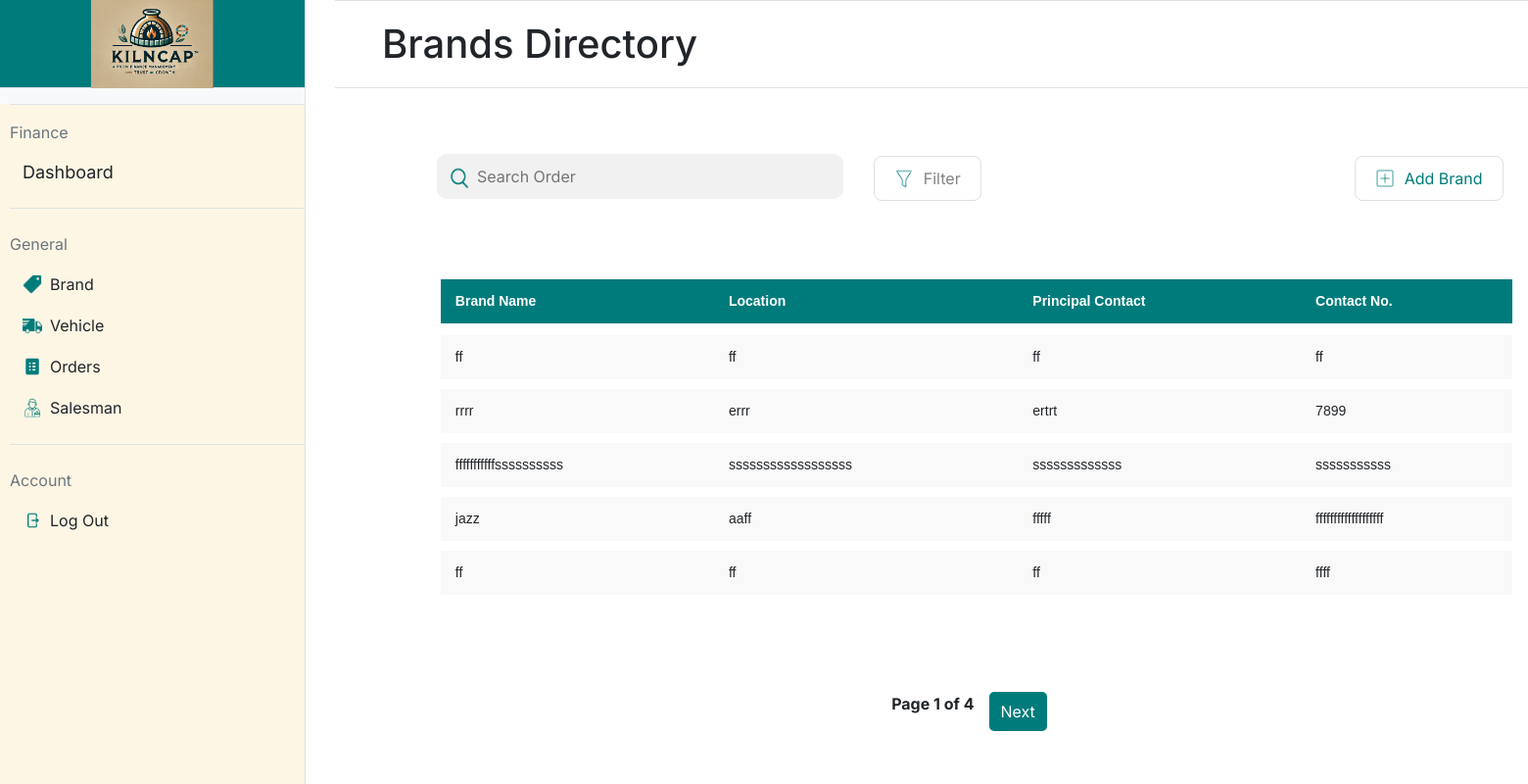
The page /brand on the database its author committed.
### app.py (models this page shows, shortened)
class Brand(db.Model):
    __tablename__ = 'brands'
    id = db.Column(db.Integer, primary_key=True, autoincrement=True)
    name = db.Column(db.String(30), nullable=False)
    location = db.Column(db.String(100), nullable=False)
    contact_no = db.Column(db.String(12), unique=True, nullable=False)
    principal_contact = db.Column(db.String(12), nullable=False)
    brick_types = db.relationship('BrickType', backref='brand', cascade="all, delete-orphan")

### app.py (the view)
@app.route('/brand', methods=['GET'])
def brand():
    page = request.args.get('page', 1, type=int)  # Get the current page number from the URL query parameter
    per_page = 5  # Number of brands to display per page
    brands_paginated = Brand.query.paginate(page=page, per_page=per_page)  # Query the brands with pagination
    return render_template('brand.html', brands=brands_paginated.items, pagination=brands_paginated)

### templates/brand.html (shortened to what this page needs)
{% extends "base.html" %}
{% block title %}
<link rel="stylesheet" href="static/brand.css">
{% endblock %}
{% block mainheading %}
Brands Directory
{% endblock %}
{% block maincontent %}
<div>
    <table style="padding-left: 5.5%;">
        <form action="{{ url_for('brand_list_buttons') }}" method="post">
            <td style="width:40%; padding-left: 85px;">
                    <div style="position: relative; width: 100%;">
                        <img src="/static/icons/search-icon.png"
                             alt="Search Icon"
                             style="position: absolute; left: 7px; top: 60%; transform: translateY(-50%); width: 30px; height: 30px;">
                        <input type="text"
                               placeholder="Search Order"
                               style="width: 100%; padding-left: 40px;">
                    </div>
                </td>
            <td style="width:10%;padding-left: 30px;padding-top:15px">
                <button class="styled-button" name="button"
                    value="filter_brand">
                    <img src="/static/icons/filter-icon.png" alt="Icon"
                        class="button-icon">
                    Filter
                </button>
            </td>
            <td style="padding-left: 380px;padding-top:15px">
                <button class="styled-button" name="button" value="add_brand">
                    <img src="/static/icons/add-icon.png" alt="Icon"
                        class="button-icon">
                    <div style="color:#007B7B">Add Brand</div>
                </button>
            </td>
        </form>
    </table>
    <div style="padding: 5.5%;">
        <table class="styled-table"
            style="padding-left: 20px; width: 100%; border-collapse: separate; border-spacing: 0 10px;">
            <thead>
                <tr>
                    <th>Brand Name</th>
                    <th>Location</th>
                    <th>Principal Contact</th>
                    <th>Contact No.</th>
                </tr>
            </thead>
            <tbody>
                {% for brand in brands %}
                <tr
                    data-url="{{ url_for('brand_details', brand_id=brand.id) }}"
                    onclick="redirectToDetails(this)" style="cursor: pointer;">
                    <td>{{ brand.name }}</td>
                    <td>{{ brand.location }}</td>
                    <td>{{ brand.principal_contact }}</td>
                    <td>{{ brand.contact_no }}</td>
                </tr>
                {% endfor %}
            </tbody>
        </table>
    </div>
    <div class="pagination">
        <span>Page {{ pagination.page }} of {{ pagination.pages }}</span>
        {% if pagination.has_next %}
        <a href="{{ url_for('brand', page=pagination.next_num) }}">Next</a>
        {% endif %}
    </div>
</div>
{% endblock %}

### static/styles.css (style rules this page uses)
body { font-family: "Inter"; margin: 0; height: 100vh; display: flex; }
input[type="text"], input[type="password"] { width: 100%; padding: 10px; margin-top: 10px; background-color: #f2f1f1; border: 1px solid #f2f1f1; border-radius: 10px; }

### static/brand.css (style rules this page uses)
body { font-family: "Inter"; margin: 0; height: 100vh; display: flex; }
.styled-button { display: flex; align-items: center; padding: 10px 20px; font-size: 16px; background-color: #ffffff; color: #828282; border: 1px #e0e0e0 solid; border-radius: 8px; cursor: pointer; outline: none; }
.button-icon { height: 20px; margin-right: 10px; }
.styled-table { width: 500px; border-collapse: separate; border-spacing: 0 10px; font-family: Arial, sans-serif; font-size: 14px; }
.styled-table thead tr { background-color: #007b7b; color: white; text-align: left; height: 40px; }
.styled-table th, .styled-table td { padding: 12px 15px; }
.styled-table tbody tr { background-color: #f9f9f9; border-bottom: 1px solid #dddddd; }
.styled-table tbody tr:last-of-type { border-bottom: none; }
.styled-table th { border-bottom: 2px solid white; font-weight: bold; }
.pagination { display: flex; justify-content: center; margin: 20px 0; }
.pagination a { margin: 0 5px; padding: 8px 12px; text-decoration: none; color: white; background-color: #007b7b; border-radius: 5px; }
.pagination span { margin: 0 10px; font-weight: bold; }

### rows shown on the page
Brand: name "ff", location "ff", principal_contact "ff", contact_no "ff"
Brand: name "rrrr", location "errr", principal_contact "ertrt", contact_no "7899"
Brand: name "fffffffffffssssssssss", location "ssssssssssssssssss", principal_contact "sssssssssssss", contact_no "sssssssssss"
Brand: name "jazz", location "aaff", principal_contact "fffff", contact_no "fffffffffffffffffff"
Brand: name "ff", location "ff", principal_contact "ff", contact_no "ffff"

### other values the page prints
{{ pagination.page }} "1"
{{ pagination.pages }} "4"
